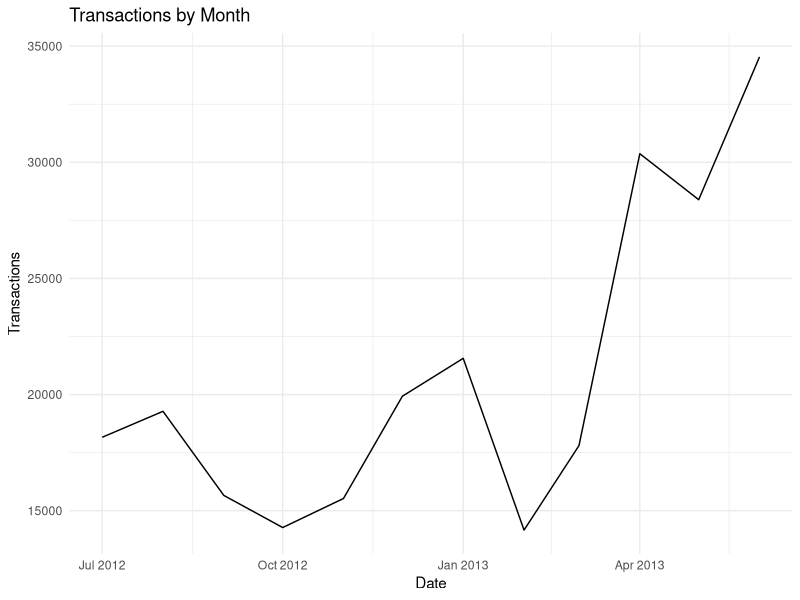
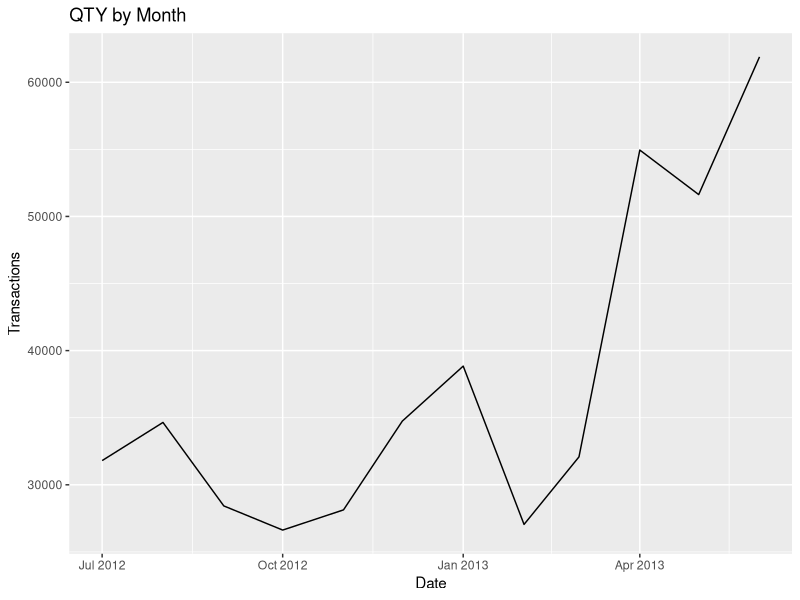
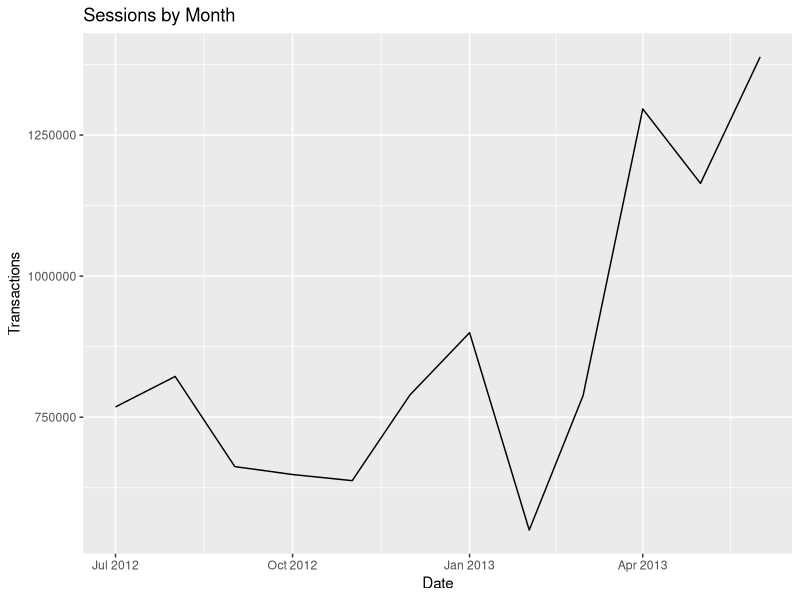
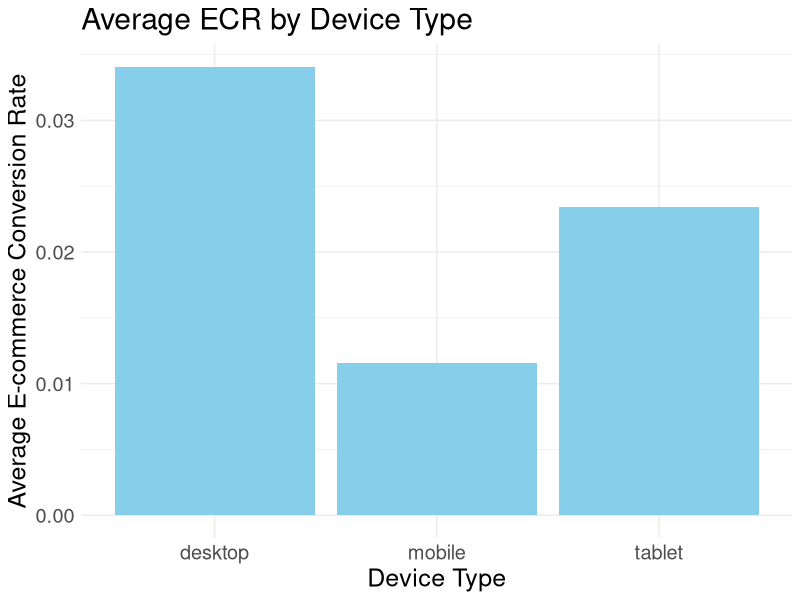
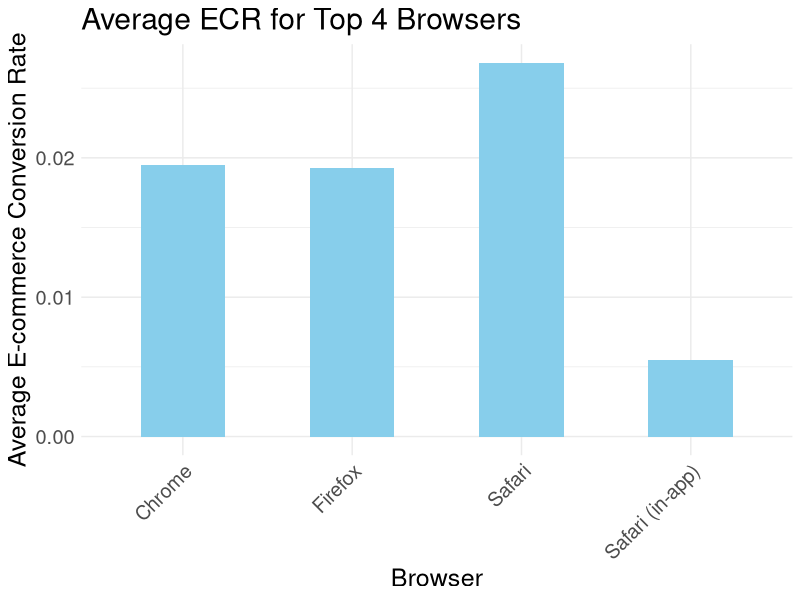

R code for these plots, in order:
## ---- chunk 1
# First time setup for coding environment
#install.packages("renv")
#renv::init()
#renv::activate()

# install.packages("markdown")
# install.packages("knitr")
# install.packages("tidyverse")
# install.packages("openxlsx")
# install.packages("skimr")

## ---- chunk 2
library(knitr)
library(tidyverse)
library(openxlsx)
library(markdown)
library(skimr)

knitr::opts_chunk$set(echo = TRUE)



#next steps for project: 
# - does using renv require special package install, update lockfile manually?
# - start looking at the data files manually
# - do some normal processing and cleaning
# - use the XLSX file package to create two worksheets in one workbook with correct tables

## ---- chunk 3

## ---- chunk 4
adds_to_cart = read.csv("data/DataAnalyst_Ecom_data_addsToCart.csv")
session_counts = read.csv("data/DataAnalyst_Ecom_data_sessionCounts.csv")
## ---- chunk 5
#manually inspect the data
View(adds_to_cart)
summary(adds_to_cart)
skimr::skim(adds_to_cart)

dup_rows <- adds_to_cart[duplicated(adds_to_cart), ]
dup_rows

na_rows <- adds_to_cart[is.na(adds_to_cart), ]
na_rows

View(session_counts)
summary(session_counts)
dup_rows_2 <- session_counts[duplicated(session_counts), ]
dup_rows_2

na_rows_2 <- session_counts[is.na(session_counts), ]
na_rows_2
## ---- chunk 6
session_counts <- session_counts %>%
  # Replace missing values with 0 for numerical columns
  # use a check for numeric columns, then use lambda function to check for missing values
  mutate_if(is.numeric, ~if_else(is.na(.), 0, .)) %>%
  # Remove duplicates
  distinct() %>%
  # Convert dim_date column to Date format (lubridate)
  mutate(dim_date = mdy(dim_date)) %>%
  # Create new columns for month, day, and year (lubridate)
  mutate(month = month(dim_date),
         day = day(dim_date),
         year = year(dim_date)) %>%
  rename("device_category" = "dim_deviceCategory") %>%
  rename("date" = "dim_date") %>%
  rename("browser" = "dim_browser") %>%
  # Remove rows where browser is "error" or "(not set)" or obviously not a normal browser
  filter(!(browser %in% c("error", "(not set)", "MRCHROME", "DESKTOP")))
  # filter(browser %in% c("Safari", "Chrome", "Internet Explorer", "Safari (in-app)", "Amazon Silk", "Edge", "Android Webview"))  # could consider filtering by naming all the desired browsers, or taking top visits

View(session_counts)
## ---- chunk 7
# Group by year, then month, then device category 
month_by_device <- session_counts %>%
  #could group by browser here for more granularity
  group_by(year, month, device_category) %>%
  summarise(Sessions = sum(sessions),
            Transactions = sum(transactions),
            QTY = sum(QTY))
            # decided not to include browser, date, device granularity for ease of readability.
            # ,Browser = dim_browser
            # ,date = date)
# Calculate ECR
month_by_device <- month_by_device %>%
  mutate(ECR = Transactions / Sessions)

month_by_device <- month_by_device %>%
  mutate(year_month = paste(year, month, "01", sep = "-")) %>%
  mutate(year_month = ymd(year_month)) %>%
  arrange(year, month)

View(month_by_device)
## ---- chunk 8
aggregated_data <- session_counts %>%
  # could group by device or browser here for more granularity
  group_by(year, month) %>%
  summarise(Sessions = sum(sessions),
            Transactions = sum(transactions),
            QTY = sum(QTY))
            # decided not to include browser, date, device granularity for ease of readability.
            # ,Browser = dim_browser
            # ,date = date)
# Calculate ECR
aggregated_data <- aggregated_data %>%
  mutate(ECR = Transactions / Sessions)


# left join adds_to_Cart with aggregated_data based on year and month
merged_data <- left_join(aggregated_data, adds_to_cart, by = c("year" = "dim_year", "month" = "dim_month")) 

#View(merged_data)

# Add absolute and relative differences columns to the merged data
merged_data <- merged_data %>%
  arrange(year, month) %>%
  mutate(
    Sessions_diff = Sessions - lag(Sessions),
    Transactions_diff = Transactions - lag(Transactions),
    QTY_diff = QTY - lag(QTY),
    AddsToCart_diff = addsToCart - lag(addsToCart),
    Sessions_diff_abs = abs(Sessions_diff),
    Transactions_diff_abs = abs(Transactions_diff),
    QTY_diff_abs = abs(QTY_diff),
    AddsToCart_diff_abs = abs(AddsToCart_diff),
    Sessions_diff_rel = Sessions_diff / lag(Sessions),
    Transactions_diff_rel = Transactions_diff / lag(Transactions),
    QTY_diff_rel = QTY_diff / lag(QTY),
    AddsToCart_diff_rel = AddsToCart_diff / lag(addsToCart)
  )
View(merged_data)

# create a year_month column
merged_data <- merged_data %>%
  mutate(year_month = paste(year, month, "01", sep = "-")) %>%
  mutate(year_month = ymd(year_month)) %>%
  arrange(year, month)

# Select the latest two months
latest_two_months <- merged_data %>%
  tail(2) %>%
  ungroup()

View(latest_two_months)
## ---- chunk 9
wb <- createWorkbook()
addWorksheet(wb, "MonthByDevice")
addWorksheet(wb, "LatestTwoMonths")
addWorksheet(wb, "MonthByMonth")

writeData(wb, "MonthByDevice", month_by_device, startRow = 1, startCol = 1)
writeData(wb, "LatestTwoMonths", latest_two_months, startRow = 1, startCol = 1)
writeData(wb, "MonthByMonth", merged_data, startRow = 1, startCol = 1)

saveWorkbook(wb, file = "deliverables/ecommerce_month_analysis.xlsx", overwrite = TRUE)
## ---- chunk 10
# i want to visualize the overall trends in sessions, transactions, QTY
# look at comparative advantage of different devices - which device has highest conversion rate?

# Plot the total number of transactions over time
plot <- ggplot(merged_data, aes(x = year_month, y = Transactions)) +
  geom_line() +
  labs(x = "Date", y = "Transactions", title = "Transactions by Month") + 
  theme_minimal()
ggsave("TransactionsByMonth.png", plot)


plot <- ggplot(merged_data, aes(x = year_month, y = QTY)) +
  geom_line() +
  labs(x = "Date", y = "Transactions", title = "QTY by Month")
ggsave("QTYByMonth.png", plot)

plot <- ggplot(merged_data, aes(x = year_month, y = Sessions)) +
  geom_line() +
  labs(x = "Date", y = "Transactions", title = "Sessions by Month")
ggsave("SessionsByMonth.png", plot)

# Calculate average ECR for each device type
average_ecr <- month_by_device %>%
  group_by(device_category) %>%
  summarise(avg_ecr = mean(ECR, na.rm = TRUE))

plot <- ggplot(average_ecr, aes(x = device_category, y = avg_ecr)) +
  geom_bar(stat = "identity", fill = "skyblue") +
  labs(title = "Average ECR by Device Type",
       x = "Device Type",
       y = "Average E-commerce Conversion Rate") +
  theme_minimal() + 
  theme(text = element_text(size = 18))
ggsave("device_ECR.png", plot)

# Calculate ECR for each browser
session_counts <- session_counts %>%
  mutate(ECR = transactions / sessions)

browser_sessions <- session_counts %>%
  group_by(browser) %>%
  summarise(total_sessions = sum(sessions)) %>%
  arrange(desc(total_sessions))

# Select the top 4 browsers based on total sessions
top_browsers <- browser_sessions %>%
  slice(1:4) %>%
  pull(browser)

# Filter dataframe to include only the top 4 browsers
session_counts_filtered <- session_counts %>%
  filter(browser %in% top_browsers)

View(session_counts_filtered)

# Create a plot of average ECR for the top 4 browsers
plot <- ggplot(session_counts_filtered, aes(x = browser, y = ECR)) +
  geom_bar(stat = "summary", fun = "mean", fill = "skyblue", width = 0.5) +
  labs(title = "Average ECR for Top 4 Browsers",
       x = "Browser",
       y = "Average E-commerce Conversion Rate") +
  theme_minimal() +
  theme(text = element_text(size = 18), axis.text.x = element_text(angle = 45, hjust = 1))
ggsave("browser_ECR.png", plot)


